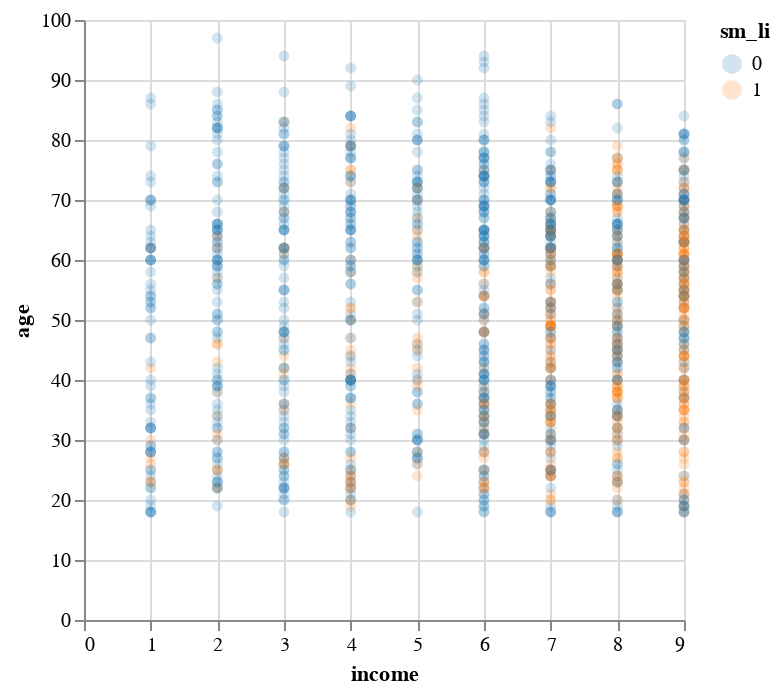

The cell this chart's notebook holds for it:
### Markdown cell above
#### Q3

### Code cell
## data cleaning
ss = s[["income","educ2","par","marital","gender","age","web1h"]]
ss["income"] = np.where(ss["income"] > 9 , np.nan, ss["income"])
ss["educ2"] = np.where(ss["educ2"] > 8 , np.nan, ss["educ2"])
ss["par"] = np.where(ss["par"] == 1 , 1, 0)
ss["marital"] = np.where(ss["marital"] == 1 , 1, 0)
ss["gender"] = np.where(ss["gender"] == 2 , 1, 0)
ss["age"] = np.where(ss["age"] > 98 , np.nan, ss["age"])
ss["web1h"] = clean_sm(ss["web1h"])

ss = ss.rename(columns={"educ2" : "education", "par" : "parent", "marital" : "married", "gender" : "female", "web1h" : "sm_li"})
ss = ss.dropna()

## exploratory analysis
correlation_matrix = ss.corr()
print(correlation_matrix)

import seaborn as sns
sns.pairplot(ss)

import altair as alt
alt.Chart(ss).mark_circle(opacity = .2).encode(x="income",
      y="age",
      color=alt.Color('sm_li:N', scale=alt.Scale(scheme='category10')))

## Initially, it looks like higher income younger people are the most common users and income looks like a stronger predictor than age.

### Figure 1 — Vega-Lite specification as saved in the notebook (floating-point values rounded to 4 significant figures; data arrays with more than 128 entries replaced by an {"elided": "..."} marker saying what was removed)
{"config": {"view": {"continuousWidth": 300, "continuousHeight": 300}}, "data": {"name": "data-d60668f994ed64d4cf3bb737473838a5"}, "mark": {"type": "circle", "opacity": 0.2}, "encoding": {"color": {"field": "sm_li", "scale": {"scheme": "category10"}, "type": "nominal"}, "x": {"field": "income", "type": "quantitative"}, "y": {"field": "age", "type": "quantitative"}}, "$schema": "https://vega.github.io/schema/vega-lite/v5.8.0.json", "datasets": {"data-d60668f994ed64d4cf3bb737473838a5": {"elided": "1260 records"}}}
